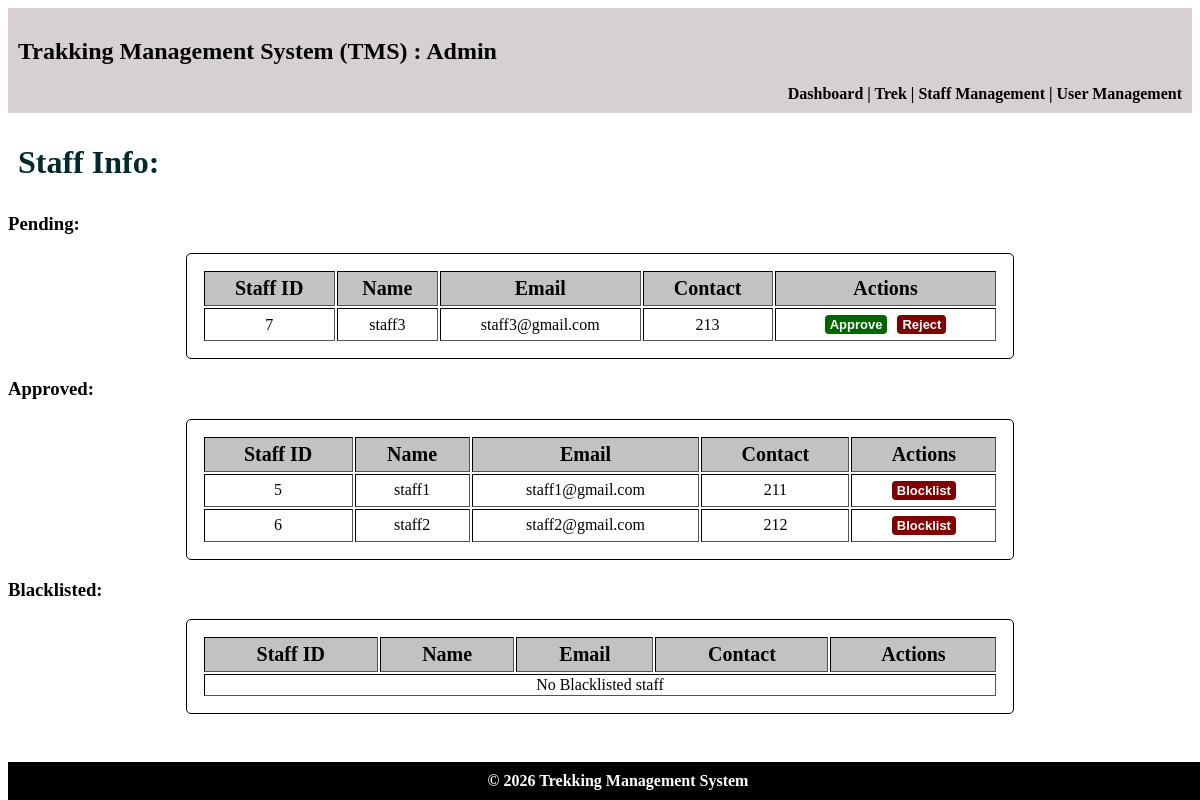
The page /admin/staff on the database its author committed.
### models.py (models this page shows)
class Staff_Profiles(db.Model):
    __tablename__ = "staff_profiles"
    staff_id = db.Column(db.Integer,db.ForeignKey("users.id"), primary_key=True)
    name = db.Column(db.String, nullable=False)
    phone = db.Column(db.String, nullable=False)
    experience = db.Column(db.Integer, nullable=False)
    address = db.Column(db.String, nullable=False)
    emergency_contact = db.Column(db.String, nullable=False)
    status = db.Column(db.Integer,nullable=False,default=0)     # 0 = Registered, 1 = Blacklisted, 2 = Approved
    treks = db.relationship("Treks",cascade="all, delete", backref="staff_profiles")

class Users(db.Model):
    __tablename__ = "users"
    id = db.Column(db.Integer, primary_key=True)
    email = db.Column(db.String, unique=True, nullable=False)
    password = db.Column(db.String, nullable=False)
    role = db.Column(db.Integer, nullable=False, default=1) # 0 = Admin, 1 = Trekker, 2 = Staff
    trekker_profile = db.relationship(
        "Trekker_Profiles",
        cascade="all, delete",
        backref="users",
        uselist=False
    )
    staff_profile = db.relationship(
        "Staff_Profiles",
        cascade="all, delete",
        backref="users",
        uselist=False
    )

### controller.py (the view)
@app.route("/admin/staff")
def admin_staff():
    pending_staff = db.session.query(Staff_Profiles).filter(
        Staff_Profiles.status == 0
    ).all()
    approved_staff = db.session.query(Staff_Profiles).filter(
        Staff_Profiles.status == 2
    ).all()
    blacklisted_staff = db.session.query(Staff_Profiles).filter(
        Staff_Profiles.status == 1
    ).all()
    return render_template(
        "admin_staff.html",
        pending_staff=pending_staff,
        approved_staff=approved_staff,
        blacklisted_staff=blacklisted_staff
    )

### templates/admin_staff.html (shortened to what this page needs)
<!DOCTYPE html>
<html lang="en">
<head>
    <link rel="stylesheet" href="/static/main.css">
</head>
<body>
    <header>
        <h2>Trakking Management System (TMS) : Admin</h2>
        <nav>
            <a href="{{ url_for('admin_dashboard') }}"> Dashboard </a>|
            <a href="{{ url_for('admin_treks') }}"> Trek </a>|
            <a href="{{ url_for('admin_staff') }}"> Staff Management </a>|
            <a href="{{ url_for('admin_user') }}"> User Management </a>
        </nav>
    </header>
    <main>
        <h1>Staff Info: </h1>
        <h3>Pending:</h3>
            <table class="normal" border="1">
                <tr><th>Staff ID</th>     <th>Name</th>     <th>Email</th>   <th>Contact</th>  <th>Actions</th></tr>
                {% for staff in pending_staff %}
                <tr><td>{{ staff.staff_id }}</td>          <td>{{ staff.name }}</td>  <td>{{ staff.users.email }}</td>      <td>{{ staff.phone }}</td>
                    <td><a href="{{ url_for('approve_staff', staff_id=staff.staff_id) }}" class="btn-link btn-done">Approve</a><a href="{{ url_for('reject_staff', staff_id=staff.staff_id) }}" class="btn-link btn-danger">Reject</a></td>
                </tr>
                {% else %}
                <tr>
                <td colspan="5">No pending staff.</td>
            </tr>
            {% endfor %}
            </table>
        <h3>Approved:</h3>
            <table class="normal" border="1">
                <tr><th>Staff ID</th>     <th>Name</th>     <th>Email</th>   <th>Contact</th>  <th>Actions</th></tr>
                {% for staff in approved_staff %}
                <tr><td>{{ staff.staff_id }}</td>          <td>{{ staff.name }}</td>  <td>{{ staff.users.email }}</td>      <td>{{ staff.phone }}</td>
                <td><a href="{{ url_for('blacklist_staff', staff_id=staff.staff_id) }}" class="btn-link btn-danger">Blocklist</a></td></tr>
                {% else %}
                <tr><td colspan="5">No approved staff present</td></tr>
                {% endfor %}
            </table>
        <h3>Blacklisted:</h3>
            <table class="normal" border="1">
                <tr><th>Staff ID</th>     <th>Name</th>     <th>Email</th>   <th>Contact</th>  <th>Actions</th></tr>
                {% for staff in blacklisted_staff %}
                <tr><td>{{ staff.staff_id }}</td>          <td>{{ staff.name }}</td>  <td>{{ staff.users.email }}</td>      <td>{{ staff.phone }}</td>
                <td><a href="{{ url_for('approve_staff', staff_id=staff.staff_id) }}" class="btn-link">Unblock</a></td></tr>
                {% else %}
                <tr><td colspan="5">No Blacklisted staff</td></tr>
                {% endfor %}
            </table>
    </main>
    <footer>© 2026 Trekking Management System</footer>
</body>
</html>

### static/main.css (style rules this page uses)
body { padding-bottom: 50px; }
footer { background:black; color:white; text-align:center; font-weight:bold; padding:10px; bottom: 0; position: fixed; width: 100%; }
header { background:rgb(214, 208, 208); text-align: justify; padding:10px; }
table th { background: rgb(196, 193, 193); font-size: 20px; padding: 5px; }
.normal { text-align: center; padding: 15px; margin:auto; width:70%; border: 1px solid black; border-radius: 5px; }
nav { text-align: right; font-weight: bold; }
nav a { color: black; text-decoration: none; }
h1 { padding: 10px; color: rgb(1, 42, 45); }
.btn-link { display: inline-block; padding: 2px 5px; text-decoration: none; font-family: sans-serif; font-weight: bold; font-size: small; background-color: #007bff; color: #ffffff; border-radius: 4px; transition: background-color 0.2s ease; cursor: pointer; margin: 5px; }
.btn-danger { background-color: maroon; color: #ffffff; border-radius: 4px; }
.btn-done { background-color: darkgreen; color: #ffffff; border-radius: 4px; }

### rows shown on the page
Staff_Profiles: staff_id "7", name "staff3", users.email "staff3@gmail.com", phone "213"
Staff_Profiles: staff_id "5", name "staff1", users.email "staff1@gmail.com", phone "211"
Staff_Profiles: staff_id "6", name "staff2", users.email "staff2@gmail.com", phone "212"
